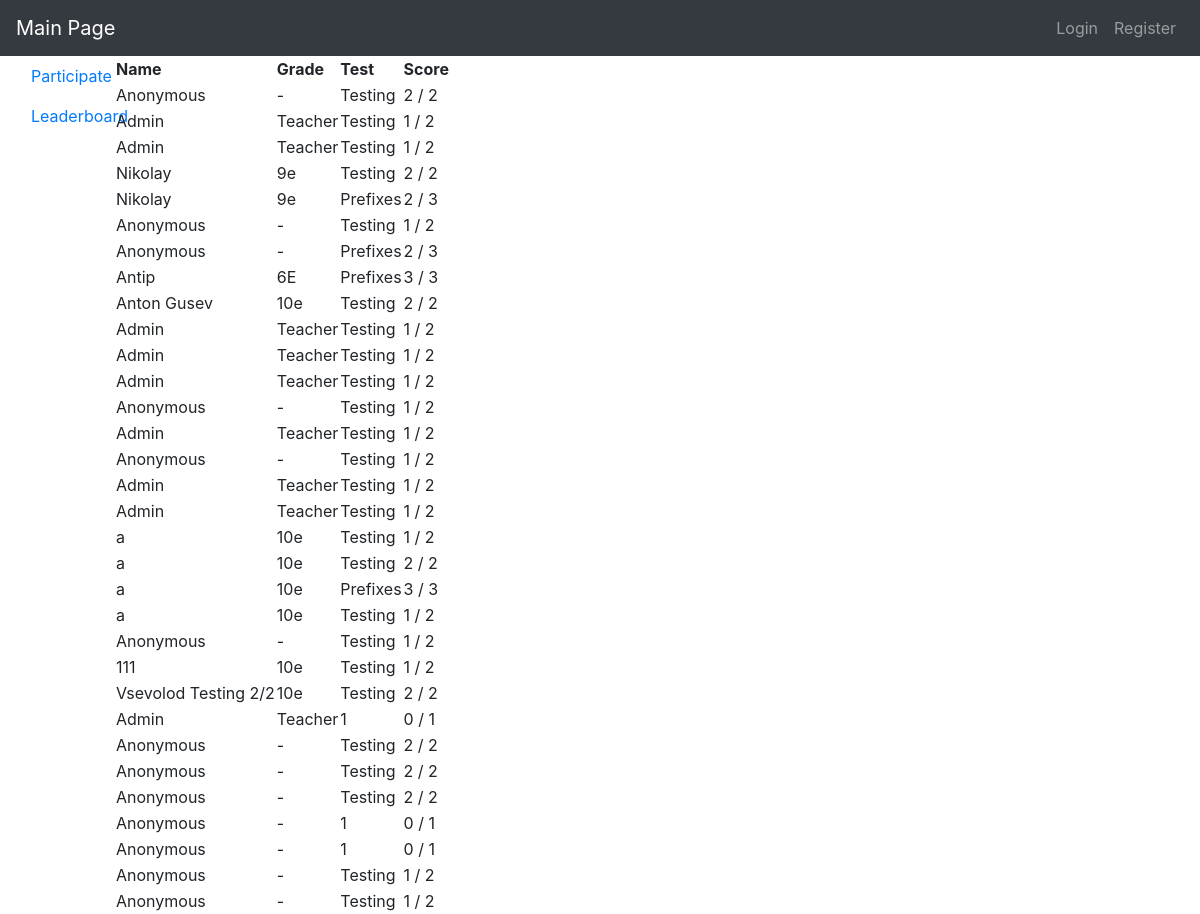
The page /leaderboard on the database as committed earlier.
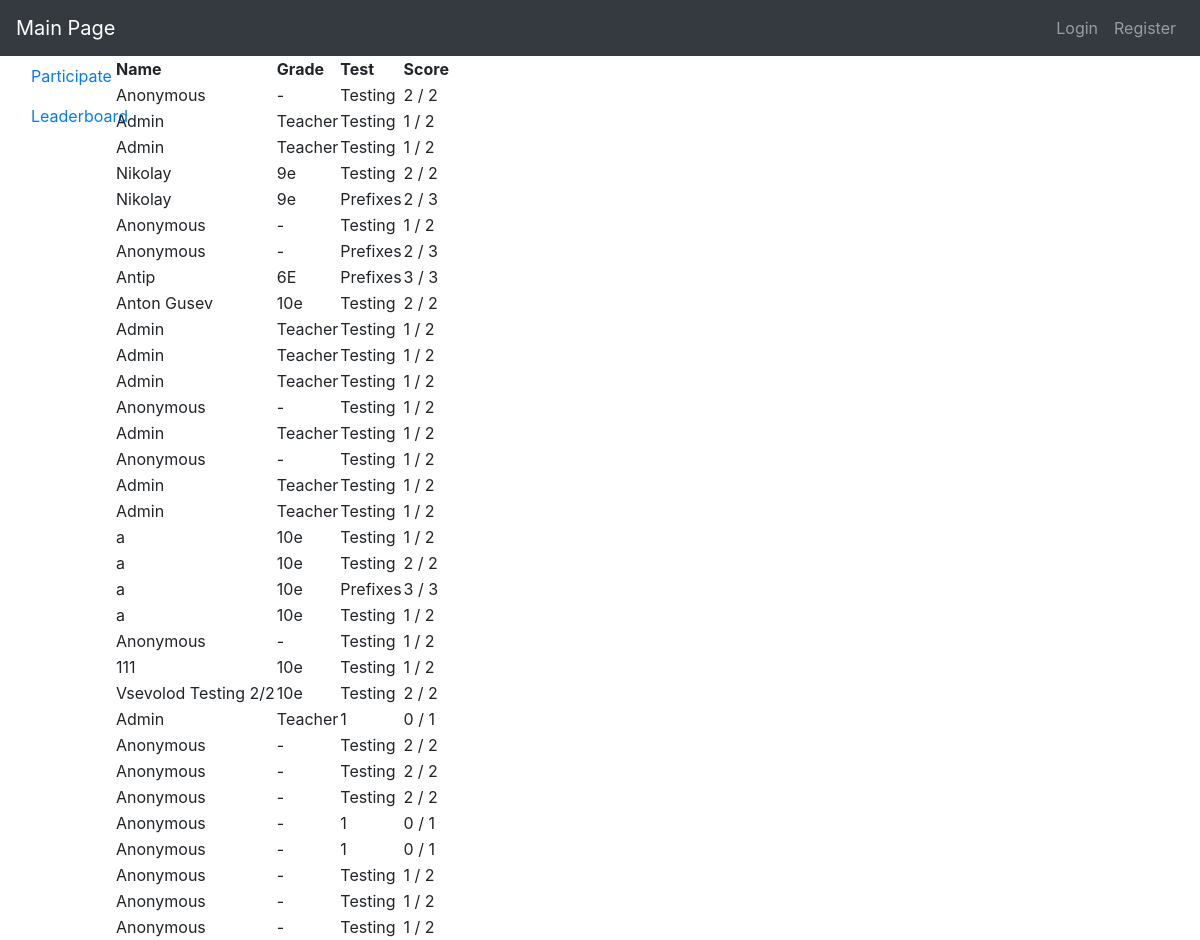
The same page on the database as committed later.
### orm.py (models this page shows)
class BaseModel(Model):
    class Meta:
        database = db

class Record(BaseModel):
    score = IntegerField()
    test = ForeignKeyField(Test, backref="done")
    user = ForeignKeyField(User, backref="records")

class User(BaseModel):
    username = TextField()
    username.unique = True
    name = TextField()
    grade = TextField()
    password = TextField()

class Test(BaseModel):
    name = TextField()

### app.py (the view)
@app.route("/leaderboard")
def page_leaderboard():
    model = Record.select()
    return render_template("p_leaderboard.html", model=model, len=len)

### app.py (called while the page is built)
@app.before_request
def before_request():
    db.connect()

@app.after_request
def after_request(response):
    db.close()
    return response

### templates/p_leaderboard.html
{% extends "bootstrap/base.html" %}
{% block content %}
    <table>
        <tr>
            <th> Name </th>
            <th> Grade</th>
            <th> Test </th>
            <th> Score </th>
        </tr>
        {% for i in model %}
        <tr>
            <td>{{ i.user.name }}</td>
            <td>{{ i.user.grade }}</td>
            <td>{{ i.test.name }}</td>
            <td>{{ i.score }} / {{ len(i.test.questions) }}</td>
        </tr>
        {% endfor %}
    </table>
{% endblock %}

### templates/bootstrap/base.html (shortened to what this page needs)
<!doctype html>
<html lang="en">
<head>
    <link rel="stylesheet" href="https://stackpath.bootstrapcdn.com/bootstrap/4.1.3/css/bootstrap.min.css">
</head>
<body>
<nav class="navbar bg-dark navbar-dark navbar-expand-lg">
    <a class="navbar-brand" href="{{ url_for("page_home") }}"> Main Page </a>
    <ul class="navbar-nav">
        {% if 'user' in session %}
            <li class="nav-item"> <a class="nav-link" href="{{ url_for("action_logout") }}"> Logout </a> </li>
        {% else %}
            <li class="nav-item"> <a class="nav-link" role="button" data-toggle="modal" href="#loginModal"> Login </a> </li>
            <li class="nav-item"> <a class="nav-link" href="{{ url_for("page_register") }}"> Register </a> </li>
        {% endif %}
    </ul>
</nav>
<div class="container-fluid">
    <div class="row">
    <div class="col-lg-1 col-xl-1 col-sm-2 col-md-1">
        <ul class="nav flex-column nav-pills">
            <li class="nav-item">
                <a class="nav-link" href="{{ url_for("page_take_test") }}">Participate</a>
            </li>
            <li class="nav-item">
                <a class="nav-link" href="{{ url_for("page_leaderboard") }}">Leaderboard</a>
            </li>
        </ul>
    </div>
    <div class="col">
        {% block content %}
        {% endblock %}
    </div>
    </div>
</div>
</body>
</html>

Rows that differ between the two databases and show on the page:
added Record: user.name "Anonymous", user.grade "-", test.name "Testing", score "1", user "2"
